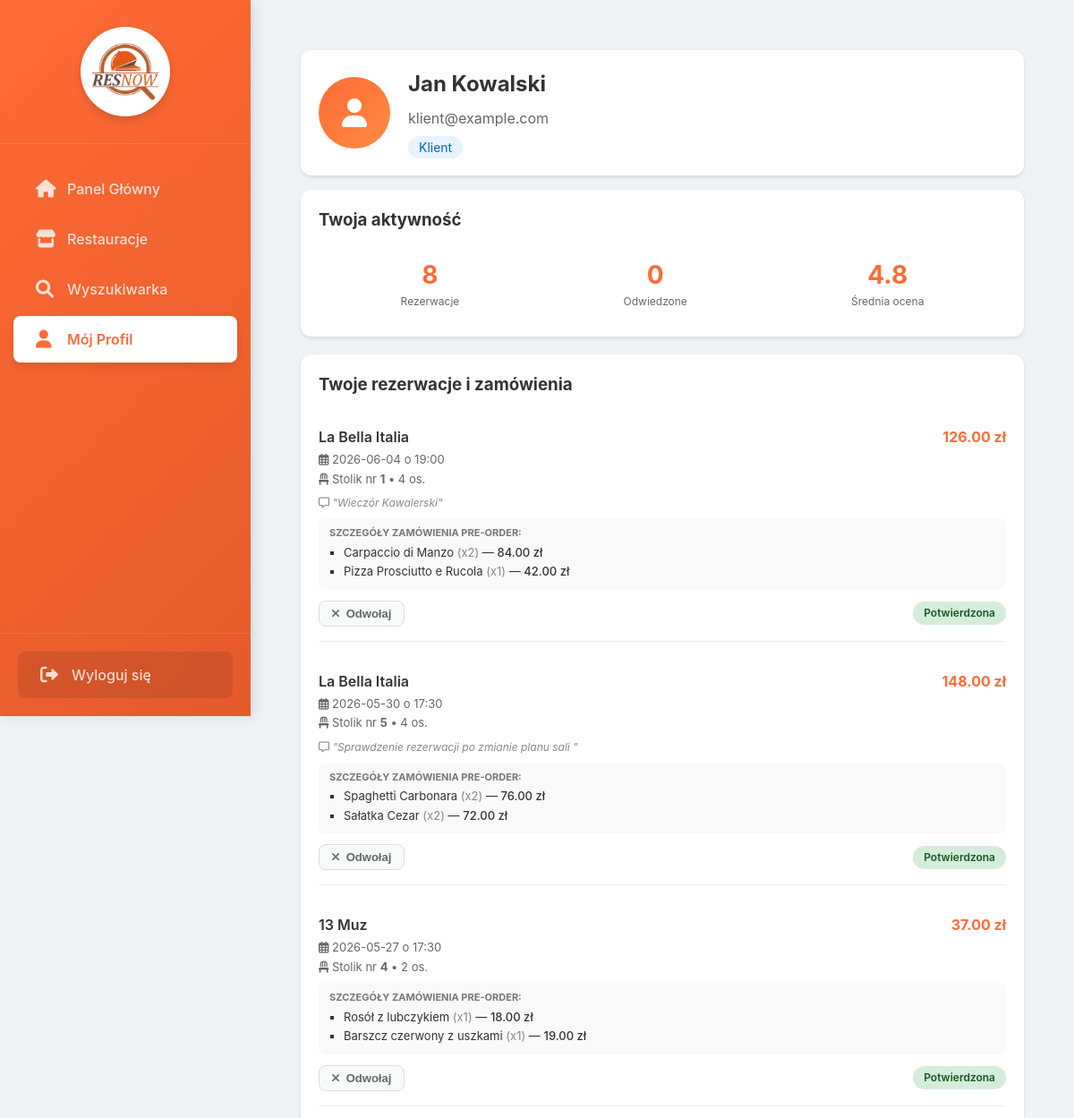
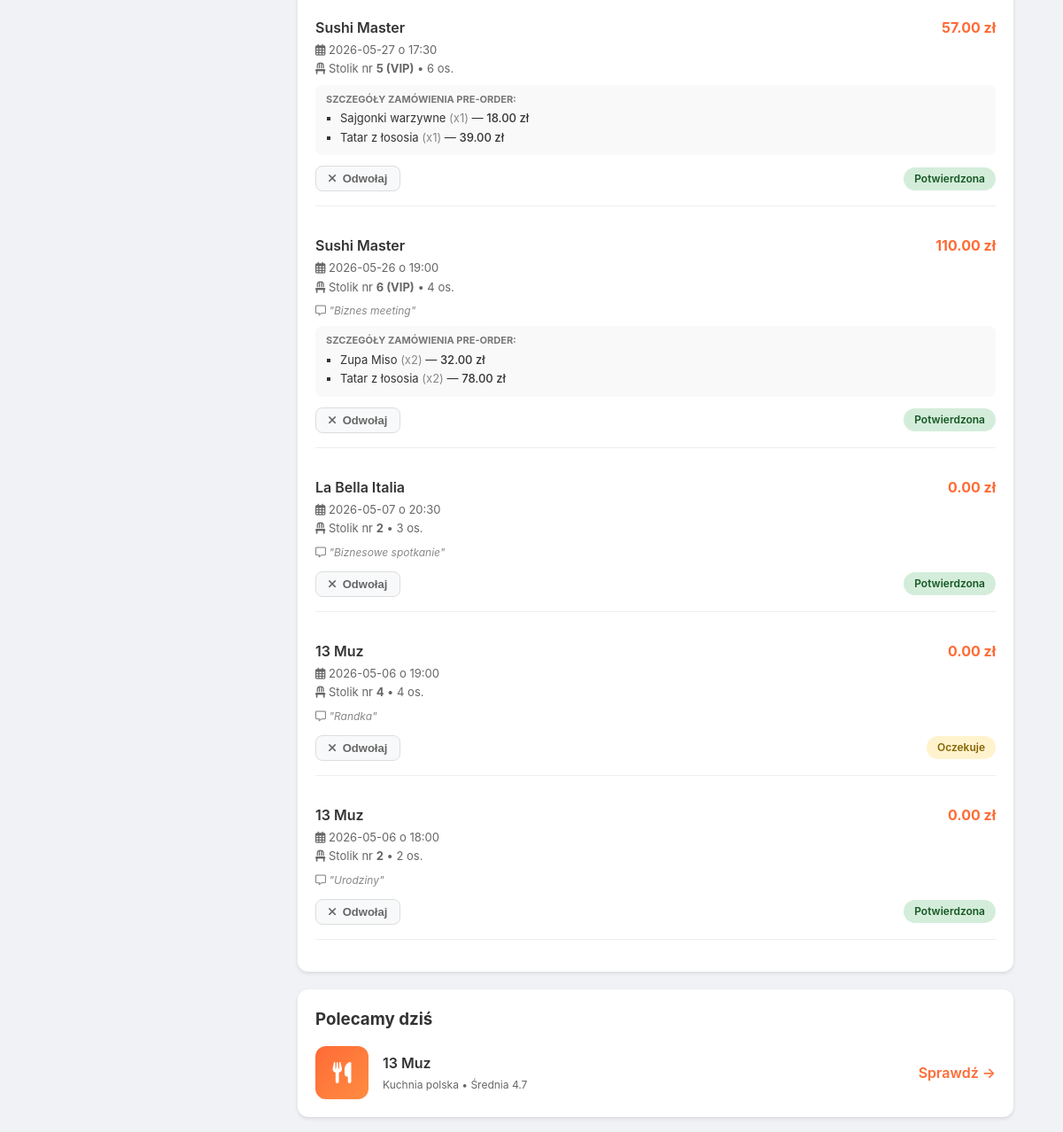
Page /client/profile (signed in, upper part) on the earlier database version (2 pictures, top to bottom).
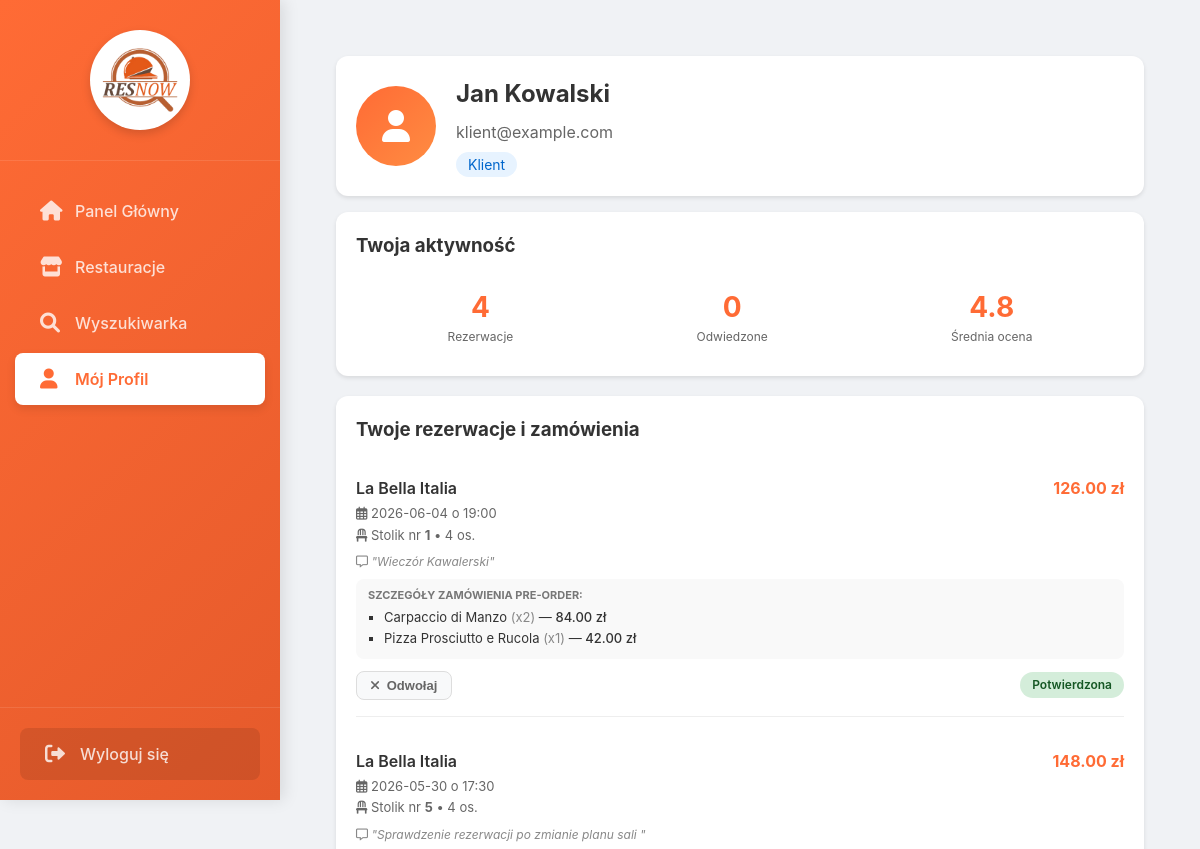
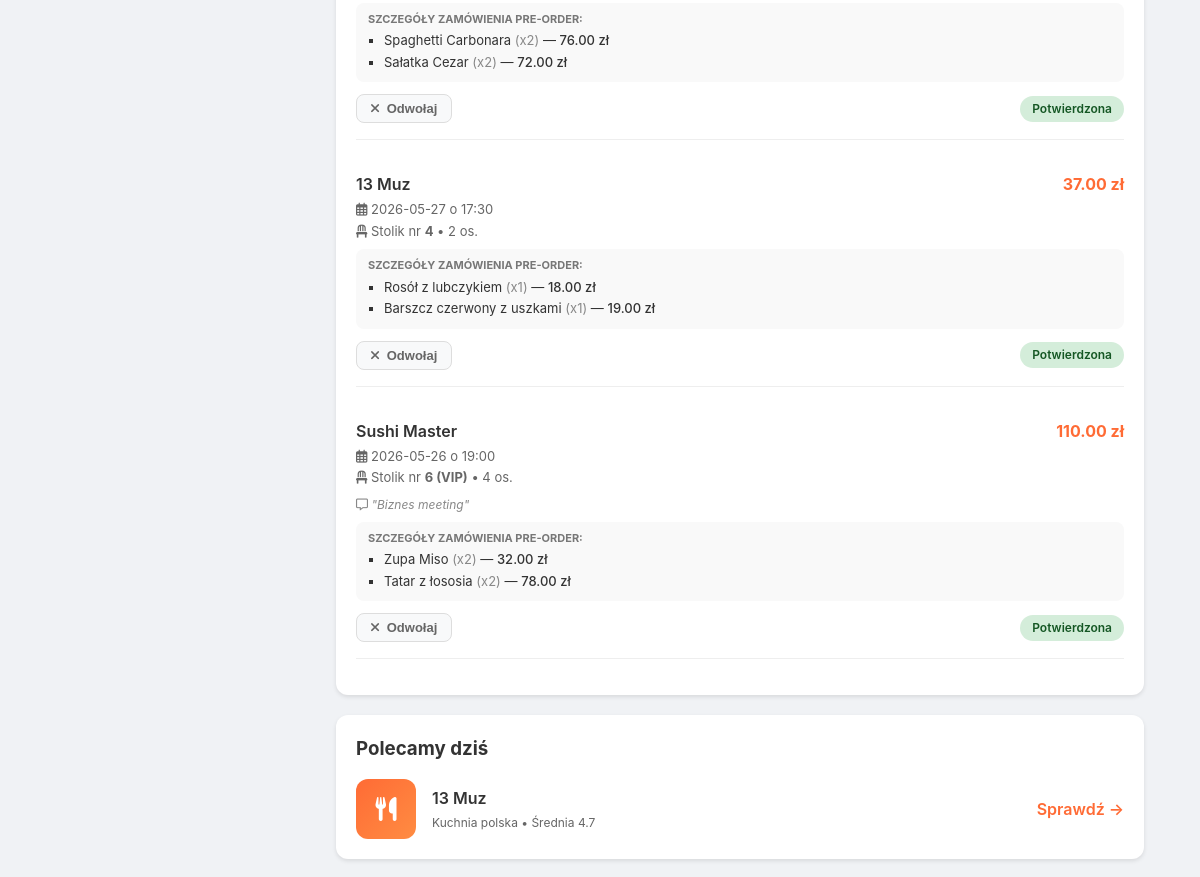
Same page on the later database version (2 pictures, top to bottom).
### models.py (models this page shows, shortened)
class User(db.Model):
    __tablename__ = 'users'
    id = db.Column(db.Integer, primary_key=True)
    name = db.Column(db.String(100), nullable=False)
    email = db.Column(db.String(120), unique=True, nullable=False)
    password = db.Column(db.String(200), nullable=False)
    role = db.Column(db.String(20), nullable=False)
    restaurant_id = db.Column(db.Integer, db.ForeignKey('restaurants.id'), nullable=True)
    restaurant = db.relationship('Restaurant', backref='employees')

class Reservation(db.Model):
    __tablename__ = 'reservations'
    id = db.Column(db.Integer, primary_key=True)
    user_id = db.Column(db.Integer, db.ForeignKey('users.id'), nullable=False)
    restaurant_id = db.Column(db.Integer, db.ForeignKey('restaurants.id'), nullable=False)
    table_id = db.Column(db.Integer, db.ForeignKey('tables.id'), nullable=False)
    date = db.Column(db.Date, nullable=False)
    time = db.Column(db.Time, nullable=False)
    people = db.Column(db.Integer, nullable=False)
    status = db.Column(db.String(20), default='pending')  # pending, confirmed, cancelled
    notes = db.Column(db.Text)
    created_at = db.Column(db.DateTime, default=datetime.utcnow)
    user = db.relationship('User', backref='reservations')
    table = db.relationship('Table', backref='reservations')
    restaurant = db.relationship('Restaurant', backref='reservations')
    items = db.relationship('ReservationItem', backref='reservation', cascade="all, delete-orphan")
    @property
    def total_price(self):
        total = 0.0
        for item in self.items:
            if item.menu_item:
                total += item.quantity * item.menu_item.price
        return total

class Restaurant(db.Model):
    __tablename__ = 'restaurants'
    id = db.Column(db.Integer, primary_key=True)
    name = db.Column(db.String(100), nullable=False)
    address = db.Column(db.String(200))
    cuisine = db.Column(db.String(100))
    rating = db.Column(db.Float)
    delivery = db.Column(db.Boolean, default=False)
    reservation = db.Column(db.Boolean, default=True)
    opening_hours = db.Column(db.String(50))
    delivery_time = db.Column(db.String(50))

class ReservationItem(db.Model):
    __tablename__ = 'reservation_items'
    reservation_id = db.Column(db.Integer, db.ForeignKey('reservations.id', ondelete='CASCADE'), primary_key=True)
    menu_item_id = db.Column(db.Integer, db.ForeignKey('menu_items.id', ondelete='CASCADE'), primary_key=True)
    quantity = db.Column(db.Integer, nullable=False, default=1)
    menu_item = db.relationship('MenuItem')

class MenuItem(db.Model):
    __tablename__ = 'menu_items'
    id = db.Column(db.Integer, primary_key=True)
    restaurant_id = db.Column(db.Integer, db.ForeignKey('restaurants.id'))
    name = db.Column(db.String(100))
    price = db.Column(db.Float)
    category = db.Column(db.String(50))
    description = db.Column(db.Text)
    available = db.Column(db.Boolean, default=True)
    restaurant = db.relationship('Restaurant', backref='menu_items')

class Table(db.Model):
    __tablename__ = 'tables'
    id = db.Column(db.Integer, primary_key=True)
    restaurant_id = db.Column(
        db.Integer,
        db.ForeignKey('restaurants.id'),
        nullable=False
    )
    number = db.Column(db.String(10), nullable=False)
    seats = db.Column(db.Integer)
    status = db.Column(db.String(20), default='free')
    location = db.Column(db.String(100))
    x = db.Column(db.Integer)
    y = db.Column(db.Integer)
    shape = db.Column(db.String(20))
    width = db.Column(db.Integer, nullable=True)
    height = db.Column(db.Integer, nullable=True)
    radius = db.Column(db.Integer, nullable=True)
    rotation = db.Column(db.Integer, default=0)
    restaurant = db.relationship(
        'Restaurant',
        backref='tables'
    )

### app.py (the view)
@app.route('/client/profile')
@login_required
def client_profile():
    if session.get('role') != 'client':
        flash('Brak dostępu', 'danger')
        return redirect(url_for('login'))
    user = User.query.get(session['user_id'])
    reservations = Reservation.query.filter_by(user_id=user.id) \
        .order_by(Reservation.date.desc(), Reservation.time.desc()) \
        .all()
    restaurants = Restaurant.query.all()
    return render_template('client/profile_mobile.html',
                           user=user,
                           reservations=reservations,
                           resturants=restaurants)

### app.py (called while the page is built)
@app.context_processor
def inject_now():
    return {'now': datetime.now()}

def login_required(f):
    @wraps(f)
    def decorated_function(*args, **kwargs):
        if 'user_id' not in session:
            flash('Proszę się zalogować', 'warning')
            return redirect(url_for('login'))
        return f(*args, **kwargs)
    return decorated_function

### templates/client/profile_mobile.html (shortened to what this page needs)
{% extends "mobile_layout.html" %}
{% block content %}
<div class="profile-wrapper">
<div class="profile-container">
    <div class="profile-header">
        <div class="profile-avatar">
            <i class="fas fa-user"></i>
        </div>
        <div class="profile-info">
            <h2>{{ user.name }}</h2>
            <p>{{ user.email }}</p>
            <p style="margin-top: 8px;">
                <span style="background: #e7f3ff; color: #0066cc; padding: 4px 12px; border-radius: 20px; font-size: 14px;">
                    Klient
                </span>
            </p>
        </div>
    </div>
    <div class="profile-section">
        <h3>Twoja aktywność</h3>
        <div style="display: flex; justify-content: space-around; text-align: center; padding: 10px 0;">
            <div>
                <div style="font-size: 28px; font-weight: 700; color: #FF6B35;">{{ reservations|length }}</div>
                <div style="font-size: 12px; color: #666;">Rezerwacje</div>
            </div>
            <div>
                <div style="font-size: 28px; font-weight: 700; color: #FF6B35;">{{ restaurants|length }}</div>
                <div style="font-size: 12px; color: #666;">Odwiedzone</div>
            </div>
            <div>
                <div style="font-size: 28px; font-weight: 700; color: #FF6B35;">4.8</div>
                <div style="font-size: 12px; color: #666;">Średnia ocena</div>
            </div>
        </div>
    </div>
    <div class="profile-section">
        <h3>Twoje rezerwacje i zamówienia</h3>
        {% if reservations %}
            {% for res in reservations %}
            <div class="reservation-item" id="reservation-card-{{ res.id }}" style="padding-bottom: 16px; margin-bottom: 16px; border-bottom: 1px solid #eee;">
                <div class="reservation-title" style="font-size: 16px; display: flex; justify-content: space-between; align-items: center;">
                    <span>{{ res.restaurant.name }}</span>
                    <span style="color: #FF6B35; font-weight: 700;">
                        {% if res.total_price > 0 %}
                            {{ "%.2f"|format(res.total_price) }} zł
                        {% else %}
                            0.00 zł
                        {% endif %}
                    </span>
                </div>
                <div class="reservation-details" style="margin-top: 4px; color: #666; font-size: 13px;">
                    <div>
                        <i class="far fa-calendar-alt"></i> {{ res.date.strftime('%Y-%m-%d') if res.date.strftime else res.date }} o {{ res.time.strftime('%H:%M') if res.time.strftime else res.time }}
                    </div>
                    <div style="margin-top: 2px;">
                        <i class="fas fa-chair"></i> Stolik nr <strong>{{ res.table.number }}</strong> • {{ res.people }} os.
                    </div>
                </div>
                {% if res.notes %}
                    <div style="font-size: 12px; color: #888; margin: 6px 0 2px 0;">
                        <i class="far fa-comment-alt"></i> <em>"{{ res.notes }}"</em>
                    </div>
                {% endif %}
                {% if res.items %}
                    <div class="reservation-menu-items" style="background: #f9f9f9; border-radius: 8px; padding: 8px 12px; margin-top: 8px; font-size: 13px;">
                        <strong style="font-size: 11px; text-transform: uppercase; color: #777; display: block; margin-bottom: 4px;">Szczegóły zamówienia pre-order:</strong>
                        <ul style="margin: 0; padding-left: 16px; list-style-type: square;">
                            {% for item in res.items %}
                                <li style="margin-bottom: 2px;">
                                    {{ item.menu_item.name }}
                                    <span style="color: #888;">(x{{ item.quantity }})</span>
                                    — <span style="font-weight: 500;">{{ "%.2f"|format(item.quantity * item.menu_item.price) }} zł</span>
                                </li>
                            {% endfor %}
                        </ul>
                    </div>
                {% endif %}
                <div style="margin-top: 12px; display: flex; justify-content: space-between; align-items: center;">
                    <button type="button" class="cancel-res-btn" onclick="openCancelModal({{ res.id }})">
                        <i class="fas fa-times" style="margin-right: 4px;"></i> Odwołaj
                    </button>
                    <span class="status-badge {% if res.status == 'confirmed' %}status-confirmed{% else %}status-pending{% endif %}">
                        {% if res.status == 'confirmed' %}Potwierdzona{% else %}Oczekuje{% endif %}
                    </span>
                </div>
            </div>
            {% endfor %}
        {% else %}
            <p style="color: #999; text-align: center; padding: 20px 0;">Brak historii rezerwacji.</p>
        {% endif %}
    </div>
    <div class="profile-section">
        <h3>Polecamy dziś</h3>
        <div style="display: flex; align-items: center; gap: 16px;">
            <div style="width: 60px; height: 60px; background: linear-gradient(135deg, #FF6B35, #FF8C42); border-radius: 12px; display: flex; align-items: center; justify-content: center;">
                <i class="fas fa-utensils" style="color: white; font-size: 24px;"></i>
            </div>
            <div>
                <div style="font-weight: 600; margin-bottom: 4px;">13 Muz</div>
                <div style="font-size: 12px; color: #666;">Kuchnia polska • Średnia 4.7</div>
            </div>
            <a href="{{ url_for('client_menu', restaurant_id=1) }}" style="margin-left: auto; color: #FF6B35; text-decoration: none; font-weight: 600;">
                Sprawdź →
            </a>
        </div>
    </div>
</div>
</div>
{% endblock %}

### templates/mobile_layout.html (shortened to what this page needs)
<!DOCTYPE html>
<html lang="pl">
<head>
    <link rel="stylesheet" href="https://cdnjs.cloudflare.com/ajax/libs/font-awesome/6.0.0/css/all.min.css">
    <link rel="stylesheet" href="{{ url_for('static', filename='css/mobile.css') }}">
</head>
<body>
    <nav class="desktop-sidebar">
        <div class="sidebar-logo-container">
            <div class="sidebar-logo-bg">
                <img src="{{ url_for('static', filename='images/logo.png') }}" alt="ResNow" style="height: 90px;">
            </div>
        </div>
        <div class="sidebar-menu">
            <a href="{{ url_for('client_dashboard') }}" class="sidebar-link {% if request.endpoint == 'client_dashboard' %}active{% endif %}">
                <i class="fas fa-home"></i> Panel Główny
            </a>
            <a href="{{ url_for('client_restaurants') }}" class="sidebar-link {% if request.endpoint == 'client_restaurants' %}active{% endif %}">
                <i class="fas fa-store"></i> Restauracje
            </a>
            <a href="{{ url_for('client_search') }}" class="sidebar-link {% if request.endpoint == 'client_search' %}active{% endif %}">
                <i class="fas fa-search"></i> Wyszukiwarka
            </a>
            <a href="{{ url_for('client_profile') }}" class="sidebar-link {% if request.endpoint == 'client_profile' %}active{% endif %}">
                <i class="fas fa-user"></i> Mój Profil
            </a>
        </div>
        <div class="sidebar-footer">
            <a href="{{ url_for('logout') }}" class="sidebar-link" style="margin: 0; background: rgba(0,0,0,0.1);">
                <i class="fas fa-sign-out-alt"></i> Wyloguj się
            </a>
        </div>
    </nav>
    <main class="main">
        <div style="width: 100%;">
            {% block content %}{% endblock %}
        </div>
    </main>
</body>
</html>

### static/css/mobile.css (style rules this page uses)
:root { --primary-orange: #FF6B35; --primary-orange-light: #FF8C42; --primary-orange-dark: #E55A2B; --white: #FFFFFF; --light-gray: #F5F5F7; --gray: #8E8E93; --dark-gray: #636366; --dark: #1C1C1E; --black: #000000; --success: #34C759; --warning: #FF9500; --danger: #FF3B30; --info: #007AFF; --background: #FFFFFF; --card-background: #FFFFFF; --shadow: 0 2px 10px rgba(0, 0, 0, 0.08); --shadow-heavy: 0 4px 20px rgba(0, 0, 0, 0.15); --radius-sm: 8px; --radius-md: 12px; --radius-lg: 16px; --radius-xl: 24px; --spacing-xs: 4px; --spacing-sm: 8px; --spacing-md: 16px; --spacing-lg: 24px; --spacing-xl: 32px; }
* { margin: 0; padding: 0; box-sizing: border-box; }
body { font-family: -apple-system, BlinkMacSystemFont, 'Segoe UI', Roboto, Oxygen, Ubuntu, Cantarell, sans-serif; background-color: var(--background); color: var(--dark); line-height: 1.5; -webkit-font-smoothing: antialiased; -moz-osx-font-smoothing: grayscale; }
.main { padding-top: 60px; padding-bottom: 70px; min-height: 100vh; }

### templates/mobile_layout.html (style rules this page uses)
:root { --primary-orange: #FF6B35; --gradient-orange: linear-gradient(135deg, #FF6B35, #E55A2B); --dark-gray: #333333; --light-bg: #f8f9fa; }
body { margin: 0; padding: 0; font-family: -apple-system, BlinkMacSystemFont, "Segoe UI", Roboto, sans-serif; background-color: var(--light-bg); color: var(--dark-gray); }
@media (min-width: 992px) { body { display: flex; background-color: #f0f2f5; } }
@media (min-width: 992px) { .desktop-sidebar { width: 280px; height: 100vh; background: var(--gradient-orange); position: fixed; top: 0; left: 0; display: flex; flex-direction: column; box-shadow: 4px 0 15px rgba(0,0,0,0.1); z-index: 1000; } }
@media (min-width: 992px) { .sidebar-logo-container { padding: 30px 20px; display: flex; justify-content: center; border-bottom: 1px solid rgba(255,255,255,0.1); } }
@media (min-width: 992px) { .sidebar-logo-bg { background: white; border-radius: 50%; width: 100px; height: 100px; display: flex; align-items: center; justify-content: center; box-shadow: 0 4px 10px rgba(0,0,0,0.15); } }
@media (min-width: 992px) { .sidebar-menu { padding: 20px 0; flex: 1; } }
@media (min-width: 992px) { .sidebar-link { display: flex; align-items: center; padding: 14px 25px; color: rgba(255,255,255,0.8); text-decoration: none; font-size: 16px; font-weight: 500; transition: all 0.2s ease; margin: 4px 15px; border-radius: 8px; } }
@media (min-width: 992px) { .sidebar-link i { font-size: 20px; width: 35px; } }
@media (min-width: 992px) { .sidebar-link.active { background: white; color: var(--primary-orange); box-shadow: 0 4px 10px rgba(0,0,0,0.1); font-weight: 600; } }
@media (min-width: 992px) { .sidebar-footer { padding: 20px; border-top: 1px solid rgba(255,255,255,0.1); } }
@media (min-width: 992px) { .main { margin-left: 280px; flex: 1; padding: 40px; min-height: 100vh; box-sizing: border-box; display: flex; justify-content: center; } }

Differences in the rows shown:
removed Reservation: restaurant.name "Sushi Master", date "2026-05-27", time "17:30", table.number "5 (VIP)", people "6", status "Potwierdzona"
removed ReservationItem: total_price "57.00", menu_item.name "Sajgonki warzywne", quantity "1", item.quantity*item.menu_item.price "18.00", shown under "Sushi Master"
removed ReservationItem: menu_item.name "Tatar z łososia", quantity "1", item.quantity*item.menu_item.price "39.00", shown under "Sushi Master"
removed Reservation: restaurant.name "La Bella Italia", shows "0.00 zł", date "2026-05-07", time "20:30", table.number "2", people "3", notes "Biznesowe spotkanie", status "Potwierdzona"
removed Reservation: restaurant.name "13 Muz", shows "0.00 zł", date "2026-05-06", time "19:00", table.number "4", people "4", notes "Randka", status "Oczekuje"
removed Reservation: restaurant.name "13 Muz", shows "0.00 zł", date "2026-05-06", time "18:00", table.number "2", people "2", notes "Urodziny", status "Potwierdzona"
Other differences:
{{ reservations|length }}: "8" → "4"
